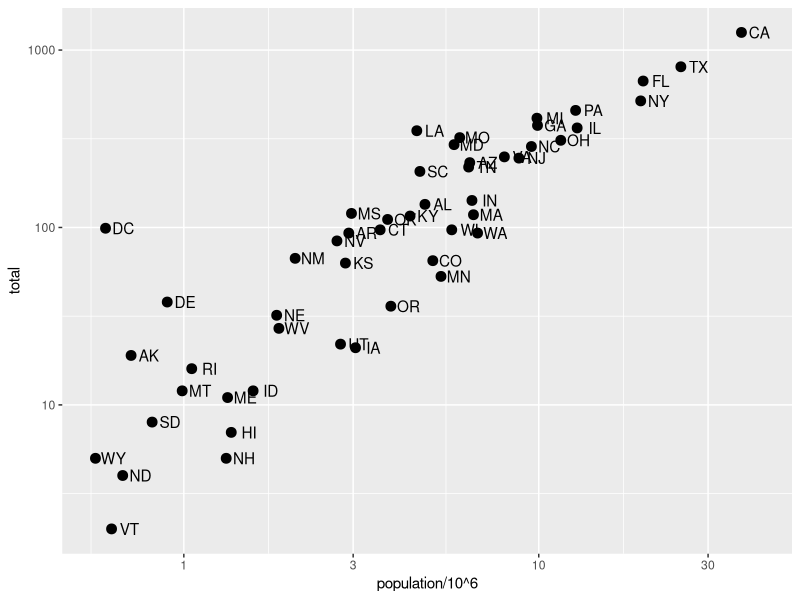
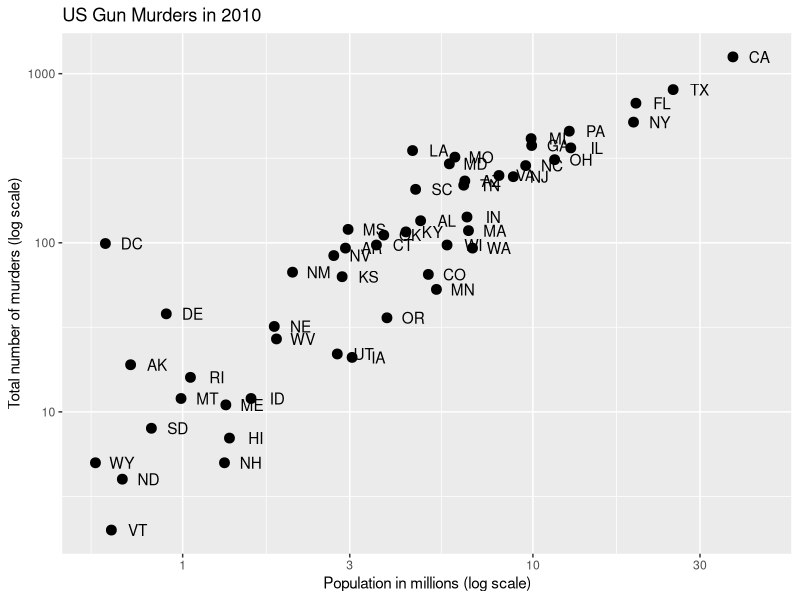
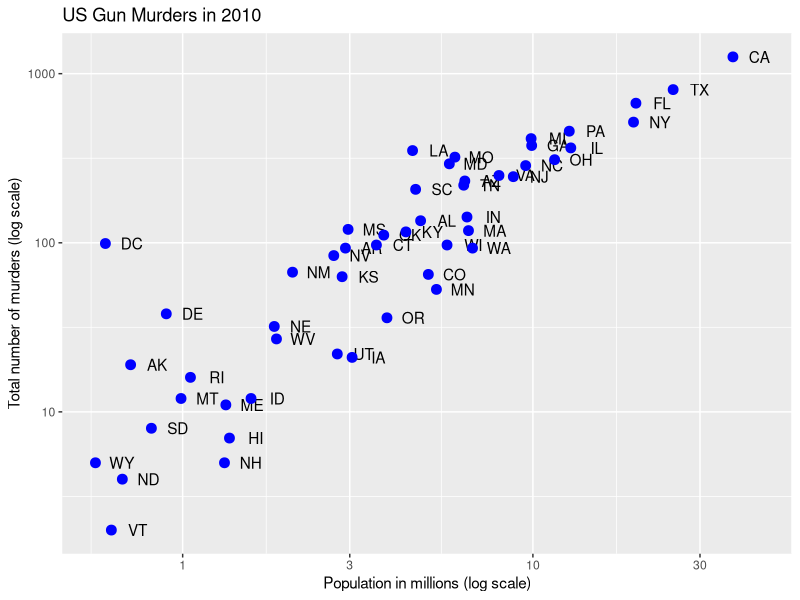
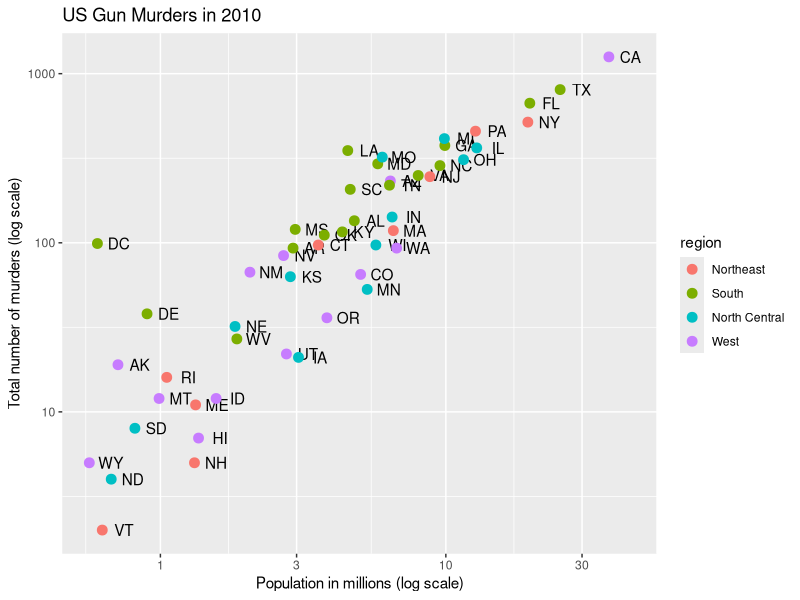
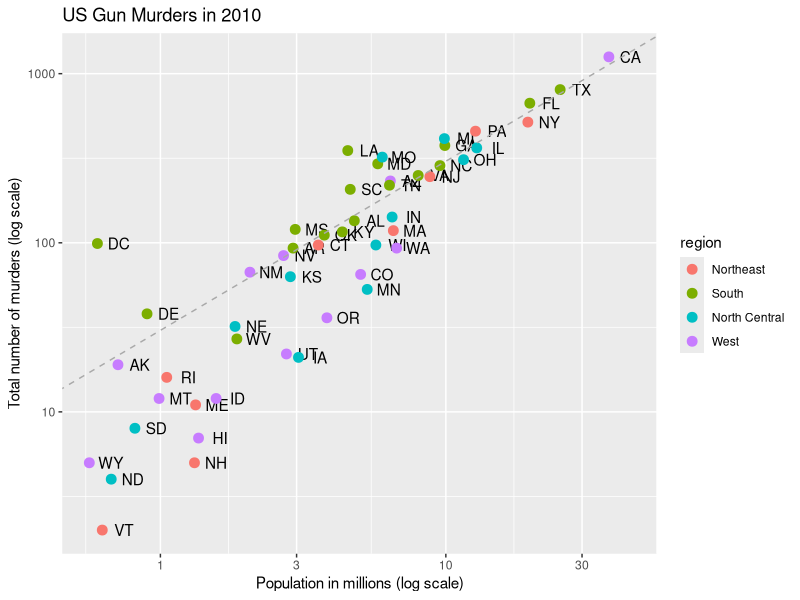
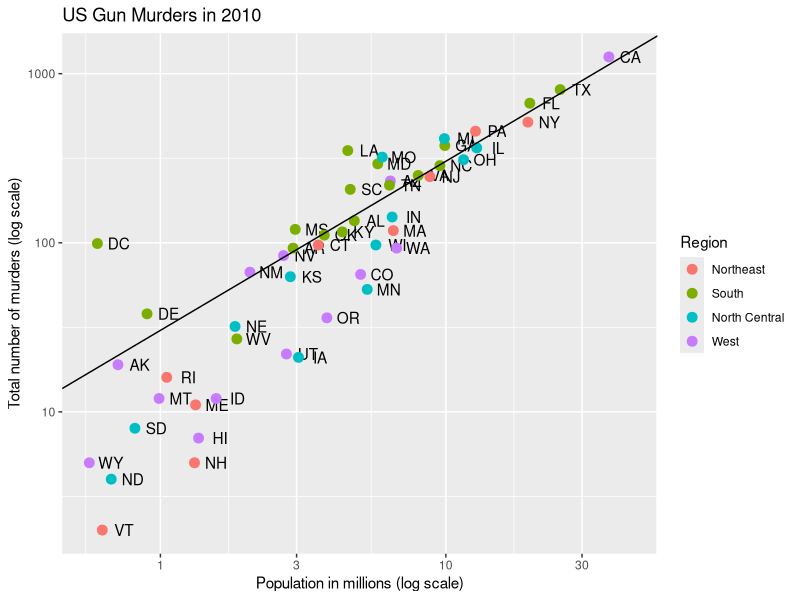

The R source for these figures, in order:
# define p
library(tidyverse)
library(dslabs)
data(murders)

p <- murders %>% ggplot(aes(population/10^6, total, label = abb))

# log base 10 scale the x-axis and y-axis
p + geom_point(size = 3) +
  geom_text(nudge_x = 0.05) +
  scale_x_continuous(trans = "log10") +
  scale_y_continuous(trans = "log10")

# efficient log scaling of axis
p + geom_point(size = 3)+
  geom_text(nudge_x = 0.075)+
  scale_x_log10()+
  scale_y_log10()+
  xlab("Population in millions (log scale)")+   #Adding labels
  ylab("Total number of murders (log scale)")+
  ggtitle("US Gun Murders in 2010") #Adding title


# redefine p to be everything except the points layer
p <- murders %>%
  ggplot(aes(population/10^6, total, label = abb)) +
  geom_text(nudge_x = 0.075) +
  scale_x_log10() +
  scale_y_log10() +
  xlab("Population in millions (log scale)") +
  ylab("Total number of murders (log scale)") +
  ggtitle("US Gun Murders in 2010")

# make all points blue
p + geom_point(size = 3, color = "blue")
# make all colors by region
p + geom_point(aes(col = region), size = 3)

# define average murder rate
r <- murders %>%
  summarize(rate = sum(total) / sum(population) * 10^6) %>%
  pull(rate)

# change line to dashed and dark grey, line under points
p + geom_point(aes(col = region), size = 3)+
  geom_abline(intercept = log10(r), lty = 2, color = "darkgrey")

# basic line with average murder rate for the country
p <- p + geom_point(aes(col = region), size = 3) +
  geom_abline(intercept = log10(r))    # slope is default of 1

# change legend title
p + scale_color_discrete(name = "Region") # capitalize legend title
